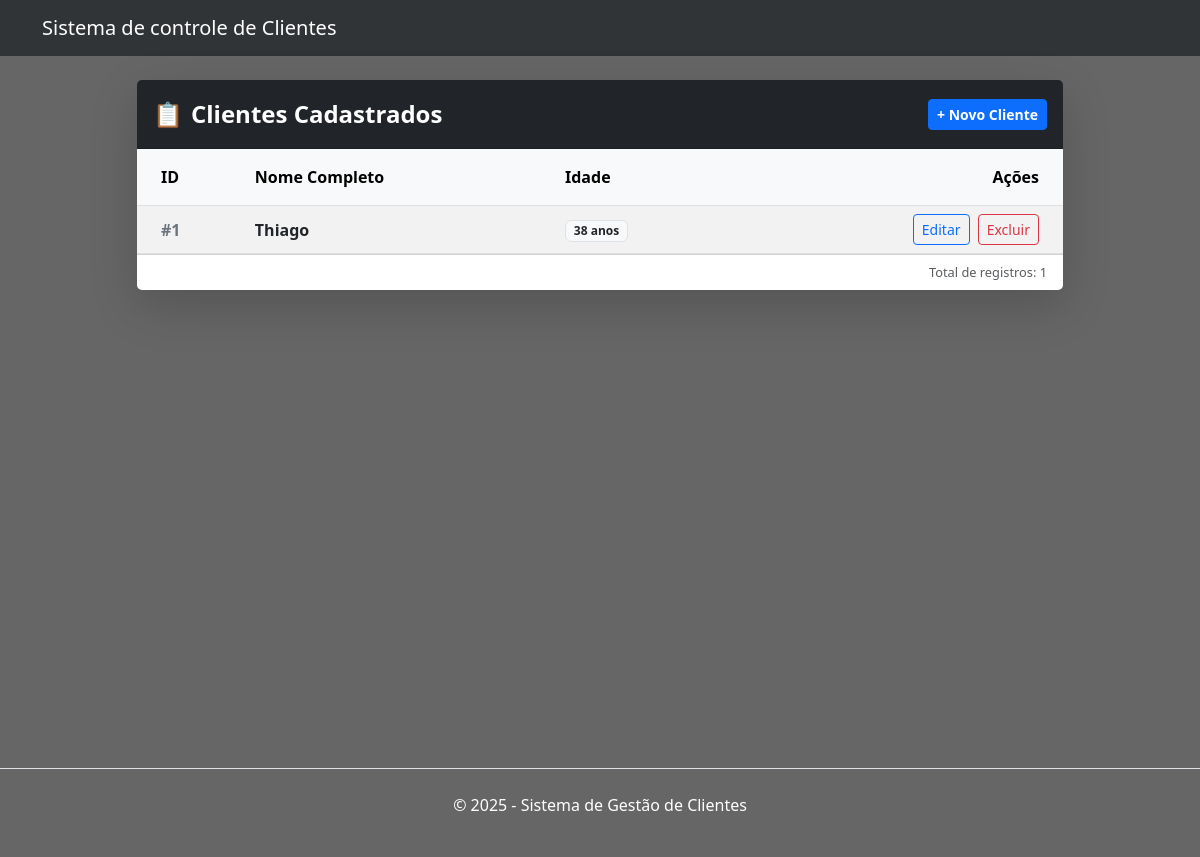
Before: /clientes with the older database file.
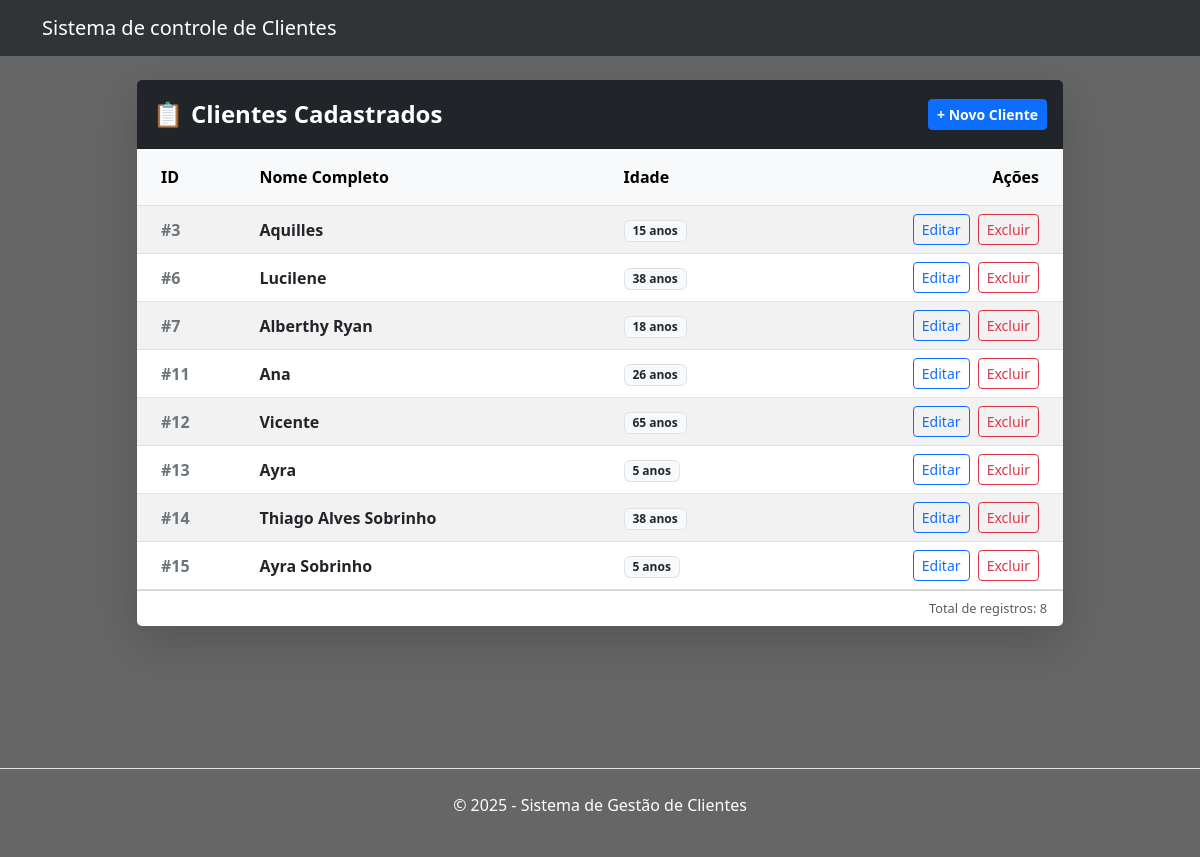
After: the same page with the newer database file.
### tables this page shows
CREATE TABLE clientes (
id INTEGER PRIMARY KEY AUTOINCREMENT,
nome TEXT NOT NULL,
idade INTEGER
);

### app.py (the view)
@app.route('/clientes')
def listar():
    conn = sqlite3.connect('cadastro.db')
    conn.row_factory = sqlite3.Row
    c = conn.cursor()
    c.execute("SELECT * FROM clientes")
    dados = c.fetchall()
    conn.close()
    return render_template('clientes.html', clientes=dados)

### templates/clientes.html (shortened to what this page needs)
{% extends "base.html" %}
{% block conteudo %}
<div class="row justify-content-center" style="min-height: 80vh;">
    <div class="col-md-11 col-lg-10">
        <div class="card shadow-lg border-0 rounded-3">
            <div class="card-header bg-dark text-white d-flex justify-content-between align-items-center py-3">
                <div class="d-flex align-items-center">
                    <span style="font-size: 1.5rem;" class="me-2">📋</span>
                    <h4 class="mb-0 fw-bold">Clientes Cadastrados</h4>
                </div>
                <a href="{{ url_for('cadastrar') }}" class="btn btn-primary btn-sm fw-bold">
                    + Novo Cliente
                </a>
            </div>
            <div class="card-body p-0">
                <div class="table-responsive">
                    <table class="table table-striped table-hover align-middle mb-0">
                        <thead class="table-light">
                            <tr>
                                <th class="py-3 ps-4">ID</th>
                                <th class="py-3">Nome Completo</th>
                                <th class="py-3">Idade</th>
                                <th class="py-3 text-end pe-4">Ações</th>
                            </tr>
                        </thead>
                        <tbody>
                            {% for cliente in clientes %}
                            <tr>
                                <td class="ps-4 fw-bold text-secondary">#{{ cliente['id'] }}</td>
                                <td class="fw-bold">{{ cliente['nome'] }}</td>
                                <td>
                                    <span class="badge bg-light text-dark border">
                                        {{ cliente['idade'] }} anos
                                    </span>
                                </td>
                                <td class="text-end pe-4">
                                    <a href="{{ url_for('editar', id=cliente['id']) }}"
                                       class="btn btn-sm btn-outline-primary me-1"
                                       title="Editar">
                                        Editar
                                    </a>
                                    <a href="{{ url_for('remover', id=cliente['id']) }}"
                                       class="btn btn-sm btn-outline-danger"
                                       title="Remover">
                                        Excluir
                                    </a>
                                </td>
                            </tr>
                            {% endfor %}
                        </tbody>
                    </table>
                </div>
            </div>
            <div class="card-footer bg-white text-muted text-end py-2" style="font-size: 0.8rem;">
                Total de registros: {{ clientes|length }}
            </div>
        </div>
    </div>
</div>
{% endblock %}

### templates/base.html (shortened to what this page needs)
<!DOCTYPE html>
<html lang="pt-br">
<head>
    <link href="https://cdn.jsdelivr.net/npm/bootstrap@5.3.0/dist/css/bootstrap.min.css" rel="stylesheet">
    <link rel="stylesheet" href="{{ url_for('static', filename='style.css') }}">
</head>
<body>
    <nav class="navbar navbar-expand-lg navbar-dark bg-dark mb-4 bg-opacity-75">
        <div class="container">
            <a class="navbar-brand" href="/">Sistema de controle de Clientes</a>
        </div>
    </nav>
    <main class="container">
        {% block conteudo %}
        {% endblock %}
    </main>
    <footer class="text-center text-white py-4 mt-5 border-top" id="rodape">
        <p>&copy; 2025 - Sistema de Gestão de Clientes</p>
    </footer>
</body>
</html>

### static/style.css (style rules this page uses)
body { background-image: linear-gradient(rgba(0,0,0,0.6), rgba(0,0,0,0.6)), url('bg.jpg'); background-size: cover; background-position: center; background-repeat: no-repeat; background-attachment: fixed; min-height: 100vh; }
#rodape { color: white; }

Changed rows visible on the page:
removed clientes: id "1", nome "Thiago", idade "38"
added clientes: id "3", nome "Aquilles", idade "15"
added clientes: id "6", nome "Lucilene", idade "38"
added clientes: id "7", nome "Alberthy Ryan", idade "18"
added clientes: id "11", nome "Ana", idade "26"
added clientes: id "12", nome "Vicente", idade "65"
added clientes: id "13", nome "Ayra", idade "5"
added clientes: id "14", nome "Thiago Alves Sobrinho", idade "38"
added clientes: id "15", nome "Ayra Sobrinho", idade "5"
Other visible differences:
{{ clientes|length }}: "1" → "8"
